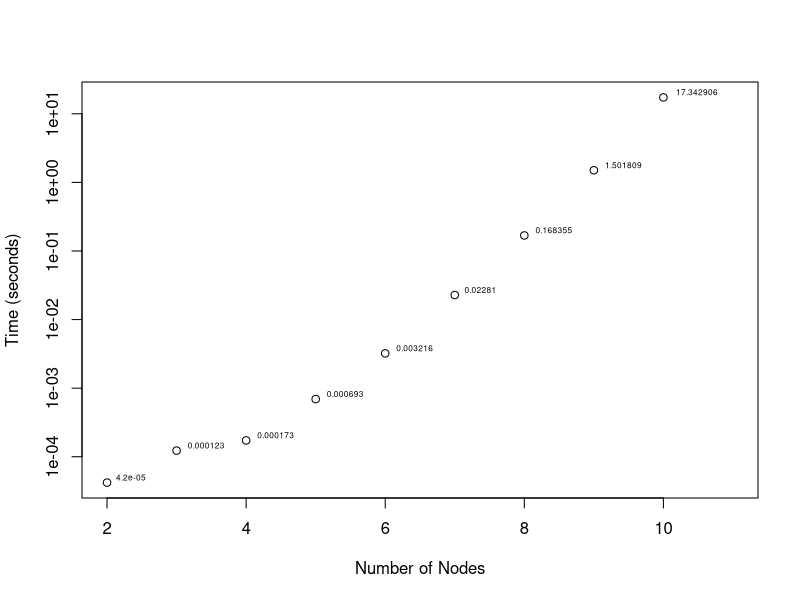
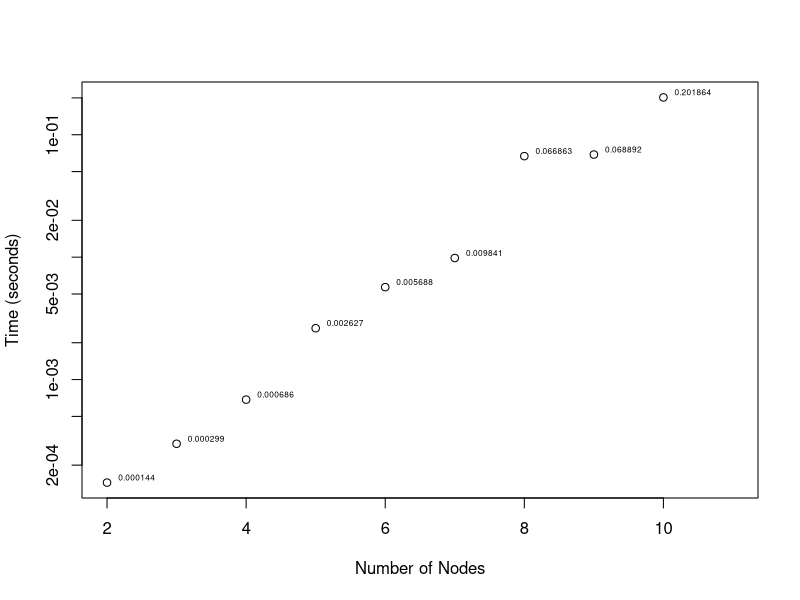
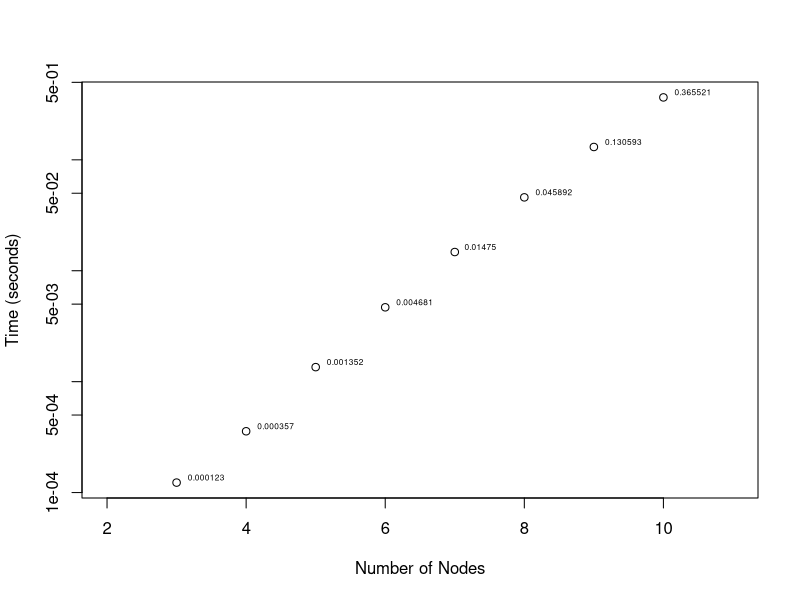
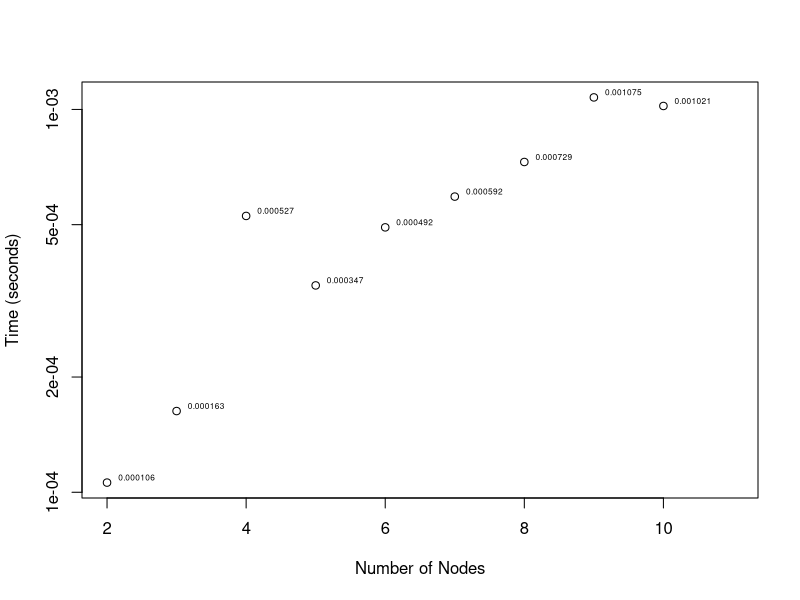

The R source for these figures, in order:
## Read in the data
data <- read.csv(file="runs.csv", header=TRUE, sep=',')
library("calibrate")

for (set in c("BruteForce", "BranchAndBound", "DynamicProgramming", "MSTApproximation")) {
    algodata = data[data$ALGO == set,]
    pdf(paste(set, ".pdf", sep=""))
    plot(algodata$N, algodata$TIME, ylab="Time (seconds)", xlab="Number of Nodes", xlim=c(2,11), log="y")
    textxy(algodata$N, algodata$TIME, algodata$TIME)
    dev.off()
}
